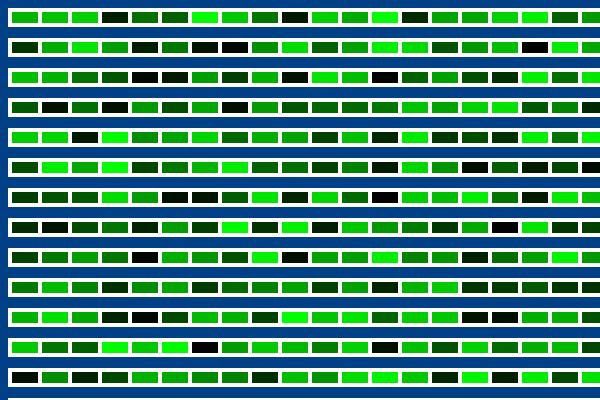
Frame 1 (no input)
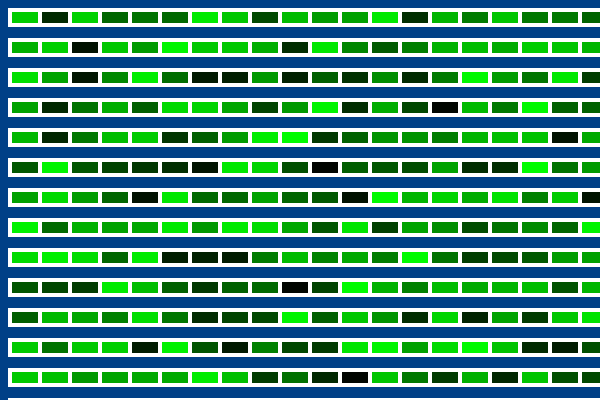
Frame 60 (no input)
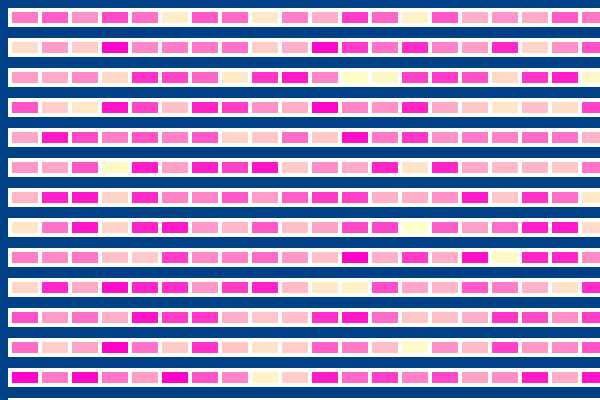
Frame 120 (the mouse pressed at the canvas centre since frame 60)

The p5.js sketch that drew these frames (run headless with seeded random() and noise() and a simulated clock; from frame 60 on, the mouse is pressed at the canvas centre):

// p5.js sketch
// ── sketch.js
/*
nested loop that draws rectangles to the canvas.
*/




function setup() {
  createCanvas(600, 400);
  background(0, 64, 135);
}

function draw() {
  strokeWeight(4);
  stroke(255);
  
  for (var i = 10; i <= width; i+= 30) { // for every 60 that is added there is an i , the rectangles get spaced out.
    for (var j = 10; j <=height; j +=30){// for every j add 60. Spaces rectangles out.
      fill(mouseX, random(255), mouseY); // fill based on a random value and the moudr position
      rect(i, j, 100, 15); // draw at i, j for each rectangle's x and y position.
    }
  }  
}
